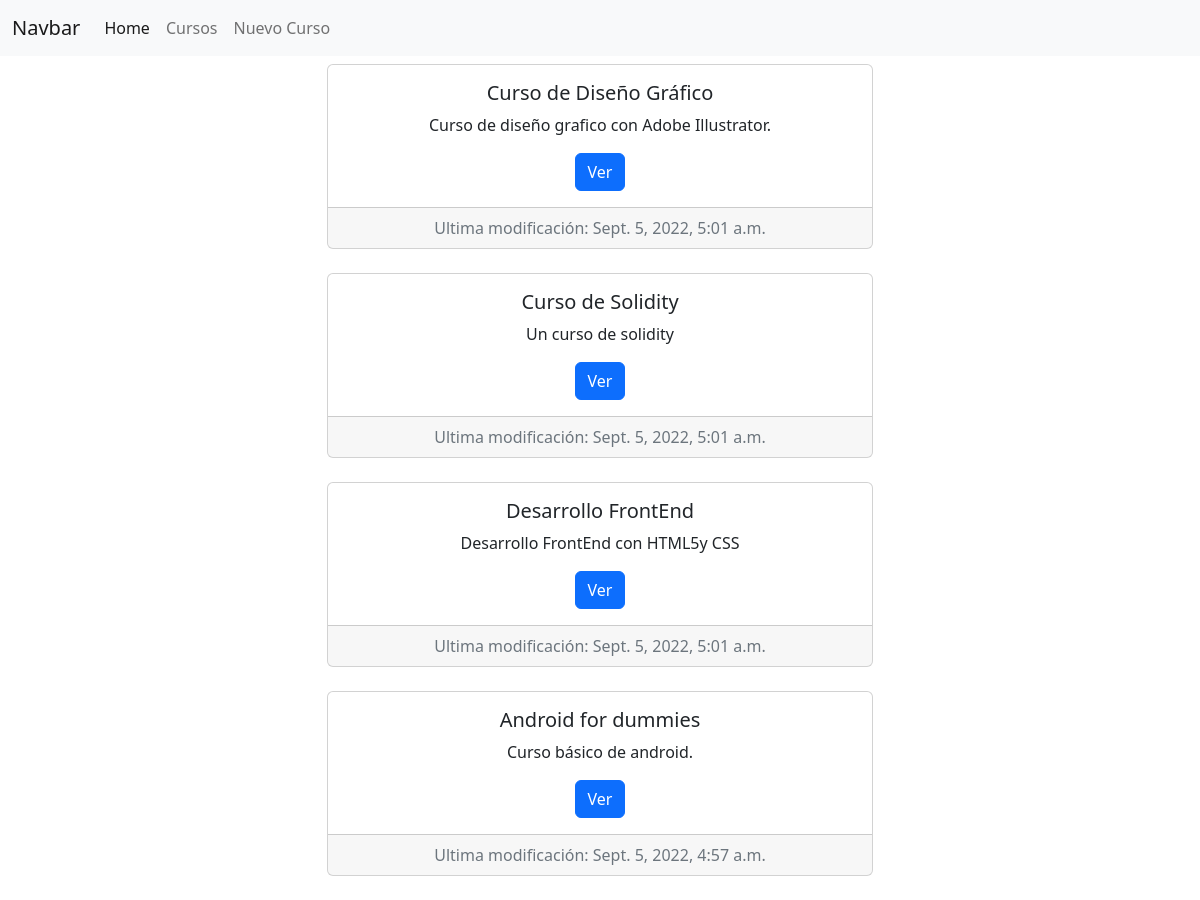
The page / on the database its author committed.
### appcoderhouse/models.py (models this page shows, shortened)
class Curso(models.Model):
    camada = models.IntegerField(default=0)
    nombre = models.CharField(max_length=50)
    desc = models.CharField(max_length=100)
    last_update = models.DateTimeField(auto_now=True)
    add_date = models.DateTimeField(auto_now_add=True)
    class Meta:
        ordering = ['-last_update']

### appcoderhouse/views.py (the view)
# urls.py: path('', views.GetCursos, name='GetCursos'),
def GetCursos(request):
    cursos = Curso.objects.all()
    context = {'cursos': cursos}
    return render(request, 'appcoderhouse/gestion_cursos.html', context)

### appcoderhouse/Templates/appcoderhouse/gestion_cursos.html (shortened to what this page needs)
{% extends "base.html" %}
{% block main %}
{% for c in cursos %}
<div class="row d-flex justify-content-center mt-2 mb-4">
<div class="col-6">
<div class="card text-center">
    <div class="card-body">
      <h5 class="card-title">{{c.nombre}}</h5>
      <p class="card-text">{{c.desc}}</p>
      <a href="{% url 'GetCurso' c.id %}" class="btn btn-primary">Ver</a>
    </div>
    <div class="card-footer text-muted">
      Ultima modificación: {{c.last_update}}
    </div>
    </div>
  </div>
</div>
{% empty %}
<div class="alert alert-primary" role="alert">
  No hay ningún curso cargado.
  <a href="{% url 'CreateCurso' %}" class="btn-outline-primary">Crear Curso</a>
</div>
{% endfor %}
{% endblock main %}

### Templates/base.html (shortened to what this page needs)
<!doctype html>
<html lang="en">
  <head>
    <link href="https://cdn.jsdelivr.net/npm/bootstrap@5.2.0/dist/css/bootstrap.min.css" rel="stylesheet">
  </head>
  <body>
    <header>
        <nav class="navbar navbar-expand-lg bg-light">
            <div class="container-fluid">
              <a class="navbar-brand" href="#">Navbar</a>
              <div class="collapse navbar-collapse" id="navbarSupportedContent">
                <ul class="navbar-nav me-auto mb-2 mb-lg-0">
                  <li class="nav-item">
                    <a class="nav-link active" aria-current="page" href="#">Home</a>
                  </li>
                  <li class="nav-item">
                    <a class="nav-link" href="{% url 'GetCursos' %}">Cursos</a>
                  </li>
                  <li class="nav-item">
                    <a class="nav-link" href="{% url 'CreateCurso' %}">Nuevo Curso</a>
                  </li>
                </ul>
              </div>
            </div>
          </nav>
    </header>
    <main class="container">
    {% block main %}
    {% endblock main %}
    </main>
  </body>
</html>

### rows shown on the page
Curso: nombre "Curso de Diseño Gráfico", desc "Curso de diseño grafico con Adobe Illustrator.", last_update "Sept. 5, 2022, 5:01 a.m."
Curso: nombre "Curso de Solidity", desc "Un curso de solidity", last_update "Sept. 5, 2022, 5:01 a.m."
Curso: nombre "Desarrollo FrontEnd", desc "Desarrollo FrontEnd con HTML5y CSS", last_update "Sept. 5, 2022, 5:01 a.m."
Curso: nombre "Android for dummies", desc "Curso básico de android.", last_update "Sept. 5, 2022, 4:57 a.m."
